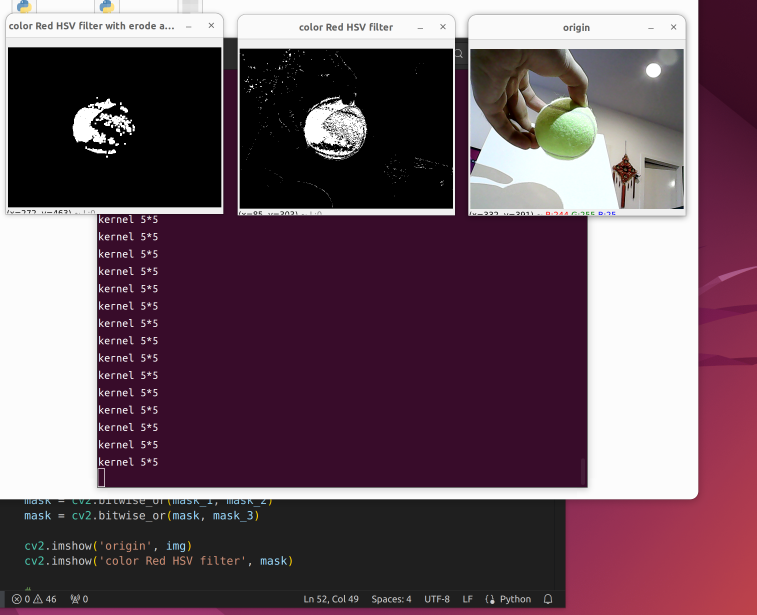
#> input picture 截图 2024-08-03 16-51-43.png, 2269 x 1844 px, given in place of the camera (shown at 1/3 size)
$ python tennis_.py
#> lines starting #> are read from the running program, lines starting #| are printed output that depends on the picture; after the words box and inside, x2 and y2 are one past the last pixel; in counts of white or black regions, pixels touching at a corner belong together
import cv2
import numpy as np
import random
import cv2
import math
import time
import numpy as np
import cv2, PIL
from cv2 import aruco
import matplotlib.pyplot as plt
import matplotlib as mpl
import pandas as pd
import random

#matplotlib nbagg


remove_div_points = 10
length_filter = 80
random_points = int(0.75 *  length_filter ) -1 # num + 0.25 Length < Length
a,b,c,d,e = 1,1,1,1,1


def get_circle_center(p1, p2, p3):
    """
    计算三个点的外接圆圆心
    """
    temp = p2[0]**2 + p2[1]**2
    bc = (p1[0]**2 + p1[1]**2 - temp) / 2
    cd = (temp - p3[0]**2 - p3[1]**2) / 2
    det = (p1[0] - p2[0]) * (p2[1] - p3[1]) - (p2[0] - p3[0]) * (p1[1] - p2[1])

    if abs(det) < 1e-6:
      return None

    cx = (bc * (p2[1] - p3[1]) - cd * (p1[1] - p2[1])) / det
    cy = ((p1[0] - p2[0]) * cd - (p2[0] - p3[0]) * bc) / det
    return int(cx), int(cy)

def is_circle(contour,centers):
    """
    检查圆心分布是否接近，判断是否为圆形
    """
    n = remove_div_points

    # 将列表转换为 NumPy 数组
    centers = np.array(centers)
    # 计算均值中心
    mean_center = np.mean(centers, axis=0)
    # 计算每个点到均值中心的距离
    distances = np.linalg.norm(np.squeeze(centers - mean_center), axis=1)

    # 找到距离最大的 n 个点的索引
    indices_to_remove = np.argpartition(distances, -n)[-n:]
    # 创建一个布尔掩码，标记出需要保留的点
    mask = np.ones(centers.shape[0], dtype=bool)
    mask[indices_to_remove] = False
    # 使用掩码创建一个新的数组，不包含最大的 n 个值
    filtered_centers = centers[mask]

    #print('number of centers', len(filtered_centers))
    # 计算 去除散点的中心
    centers = np.array(filtered_centers)
    mean_center = np.mean(centers, axis=0)
    distances = (np.linalg.norm(np.squeeze(centers - mean_center), axis=1))

    # 计算半径
    Rs = (np.linalg.norm(np.squeeze(contour - mean_center), axis=1))
    R = np.mean(Rs)
    threshold = 7
    # [4 lines of commented-out code are left out]
    return (np.mean(distances) < threshold ) , mean_center ,R

def is_circle_2(contour,centers):
    """
    检查圆心分布是否接近，判断是否为圆形
    """
    mean_center = np.mean(centers, axis=0)
    diff = np.squeeze(contour - mean_center)
    Rs = ((np.linalg.norm(diff, axis=1)))
    print('diff',diff[0:5],'contour',contour[0:5],'mean_center',mean_center)
    div = np.var(np.sort(Rs)[0:-10])
    R = np.mean(Rs)
    threshold = 5
    print('div',div,'R',R,'mean center',mean_center)
    return (div < threshold ) , mean_center ,R


if __name__ == '__main__':

    vid = cv2.VideoCapture(2)
    vid.set(cv2.CAP_PROP_FRAME_WIDTH, 640) # 1280
    vid.set(cv2.CAP_PROP_FRAME_HEIGHT, 480) # 720


    while True:


        ret, frame = vid.read()
#> frame is the input picture: shape (1844, 2269, 3); mean B, G, R 95.5, 83.9, 107.4
        # 读取示例图像
        #frame = cv2.imread('ball.png')  # 替换为你自己的图片路径

        ts = time.time()

        if a == 1:

            # 将图像从 BGR 转换为 HSV
            hsv = cv2.cvtColor(frame, cv2.COLOR_BGR2HSV)
#> hsv: shape (1844, 2269, 3); mean H, S, V 71.7, 83.6, 108.3
            # 定义网球的颜色范围（根据网球的实际颜色调整）
            lower_range_1 = np.array([25, 70, 0])
            upper_range_1 = np.array([60, 120, 255])
            mask_1 = cv2.inRange(hsv, lower_range_1, upper_range_1)
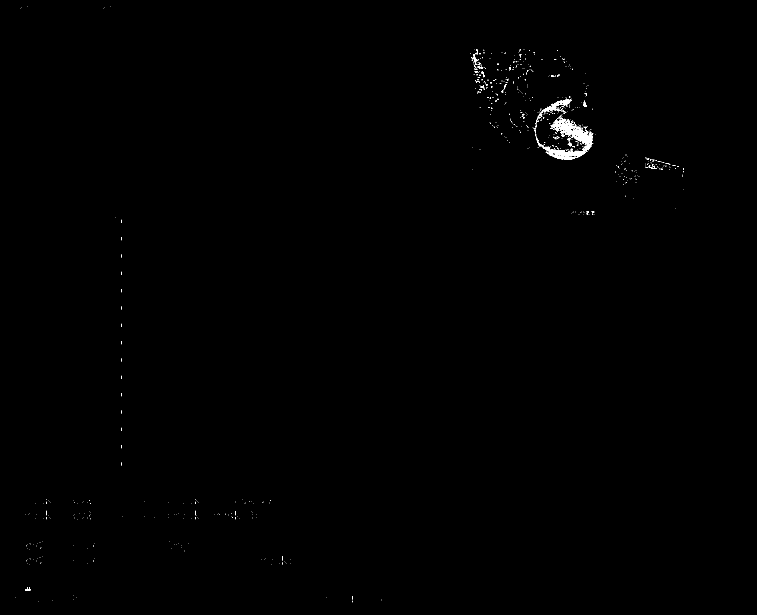
#> mask_1: shape (1844, 2269) (shown at 1/3 size); 0.23% white; 817 white regions (790 under 20 px), largest, box (x1, y1, x2, y2) and area: (1613, 354, 1779, 479) 5220, (1627, 296, 1715, 334) 850, (1413, 169, 1435, 188) 128

            lower_range_2 = np.array([25, 20, 50])#backlighting(beiguang)
            upper_range_2 = np.array([60, 255, 160])
            mask_2 = cv2.inRange(hsv, lower_range_2, upper_range_2)
#> mask_2: shape (1844, 2269); 0.43% white; 1399 white regions (1303 under 20 px), largest, box (x1, y1, x2, y2) and area: (1597, 299, 1756, 446) 9660, (1633, 450, 1737, 474) 262, (1935, 495, 1975, 506) 157

            lower_range_3 = np.array([0, 0, 220])#frontlighting(fanguang)
            upper_range_3 = np.array([72, 100, 255])
            mask_3 = cv2.inRange(hsv, lower_range_3, upper_range_3)
#> mask_3: shape (1844, 2269); 23.5% white; 923 white regions (709 under 20 px), largest, box (x1, y1, x2, y2) and area: (0, 0, 2095, 1498) 675258, (1405, 45, 2057, 117) 45463, (713, 44, 1365, 116) 43273


            # 创建遮罩，只保留在颜色范围内的部分
            mask = cv2.bitwise_or(mask_1, mask_2)
#> mask: shape (1844, 2269); 0.59% white; 1458 white regions (1359 under 20 px), largest, box (x1, y1, x2, y2) and area: (1597, 296, 1781, 479) 15887, (1935, 494, 1975, 506) 160, (1411, 169, 1435, 188) 133
            mask = cv2.bitwise_or(mask, mask_3)
#> mask: shape (1844, 2269); 24% white; 2227 white regions (1929 under 20 px), largest, box (x1, y1, x2, y2) and area: (0, 0, 2095, 1509) 675300, (1405, 45, 2057, 117) 45463, (713, 44, 1365, 116) 43273

            # 使用形态学操作去除噪声
            mask = cv2.erode(mask, None, iterations=4)
#> mask: shape (1844, 2269); 19.4% white; 89 white regions (32 under 20 px), largest, box (x1, y1, x2, y2) and area: (0, 0, 2091, 1494) 633918, (1409, 49, 2053, 113) 37771, (717, 48, 1361, 112) 32622
            mask = cv2.dilate(mask, None, iterations=4)
#> mask: shape (1844, 2269); 22.3% white; 78 white regions, largest, box (x1, y1, x2, y2) and area: (0, 0, 2095, 1498) 675258, (1405, 45, 2057, 117) 45043, (713, 44, 1365, 116) 41990
            dilated_mask = cv2.dilate(mask, np.ones((15, 15), np.uint8), iterations=4)
#> dilated_mask: shape (1844, 2269); 34.5% white; 4 white regions, box (x1, y1, x2, y2) and area: (0, 0, 2123, 1526) 1320817, (1575, 272, 1809, 504) 42698, (190, 277, 422, 488) 39768, (885, 281, 1117, 492) 39768


        if b ==1:

            # 使用Canny边缘检测
            gray = cv2.cvtColor(frame, cv2.COLOR_BGR2GRAY)
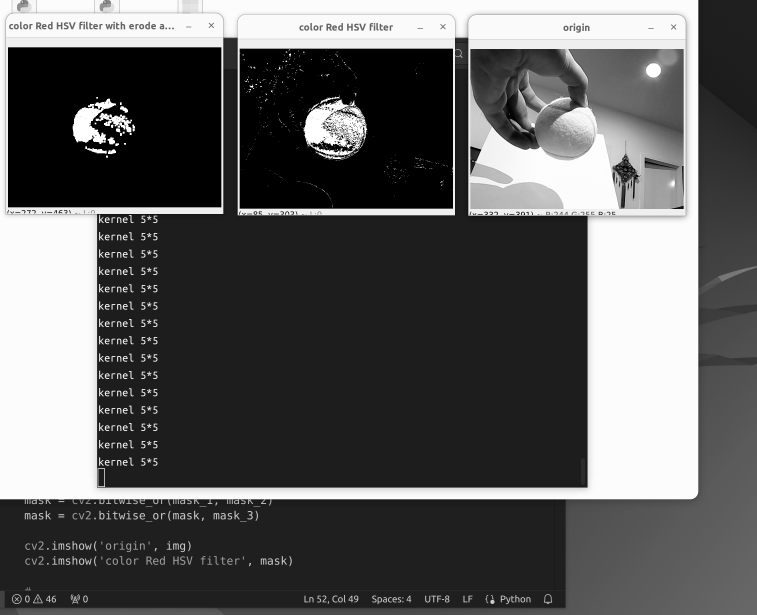
#> gray: shape (1844, 2269) (shown at 1/3 size); min 0, max 255, mean 92.4
            blurred = cv2.GaussianBlur(gray, (3, 3), 2)
            edges = cv2.Canny(blurred, 50, 150)
#> edges: shape (1844, 2269); 1.9% white in thin lines or dots


            # 对 edges 进行膨胀操作
            edges_dilated = cv2.dilate(edges, None, iterations=1)
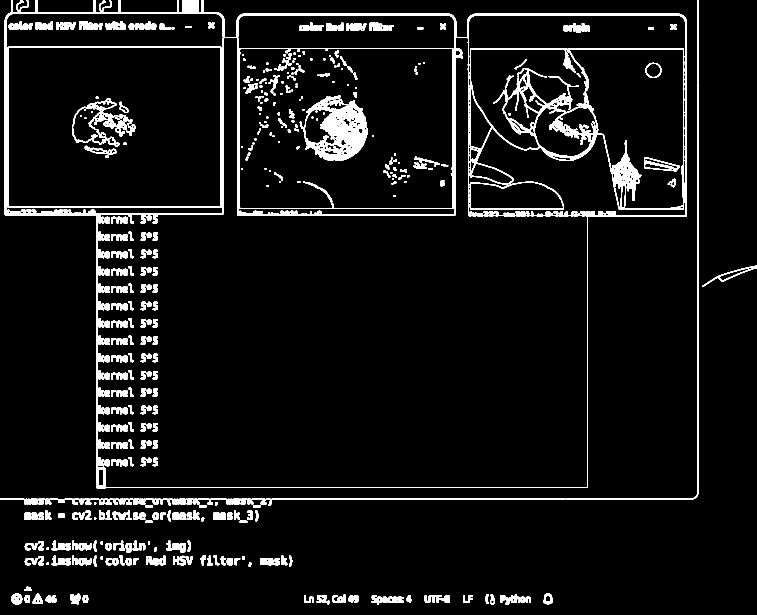
#> edges_dilated: shape (1844, 2269) (shown at 1/3 size); 5.8% white; 509 white regions

            # 寻找轮廓
            contours, _ = cv2.findContours(edges_dilated, cv2.RETR_EXTERNAL, cv2.CHAIN_APPROX_SIMPLE)
#> contours = 127 contours; largest, box (x1, y1, x2, y2) and area: (14, 0, 2061, 1465) 2443346, (0, 0, 2097, 1518) 12133, (1115, 1785, 1212, 1814) 1432, (1501, 1783, 1577, 1814) 1186, (1274, 1785, 1350, 1809) 989
            # 为每个轮廓生成一个随机颜色
            colors = [tuple(random.choices(range(256), k=3)) for _ in range(len(contours))]
#> colors = 127 items, first 6: (216, 194, 107), (66, 130, 103), (200, 77, 122), (149, 232, 129), (72, 193, 158), (64, 232, 251)
            # 创建一个黑底图像
            black_image = np.zeros_like(frame)
            # 绘制每个过滤后的轮廓在黑底图上
            for contour, color in zip(contours, colors):
                cv2.drawContours(black_image, [contour], -1, color, 2)
#> this loop made 127 passes
#> color on passes 1, 3, 4, 5, 6, 7, 8, 9, 10, 11, 12, 13: (216, 194, 107), (200, 77, 122), (149, 232, 129), (72, 193, 158), (64, 232, 251), (207, 230, 79), (186, 230, 175), (120, 25, 111), (156, 233, 247), (122, 221, 66), (206, 140, 3), (184, 102, 211)
#> (contour, color) on passes 2, 27: ([[1206, 1791], [1206, 1796], [1211, 1796], [1211, 1791]], (66, 130, 103)), ([[140, 1688], [140, 1694], [146, 1694], [146, 1688]], (236, 215, 229))
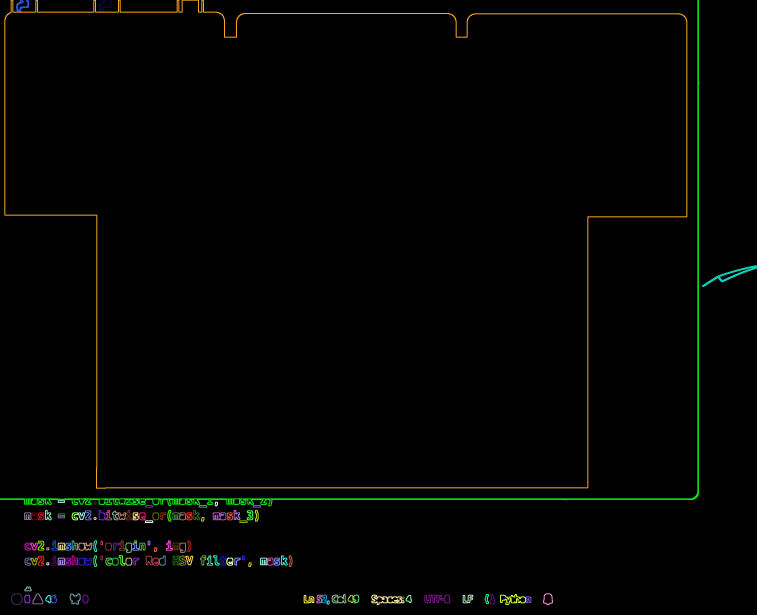
#> black_image: shape (1844, 2269, 3) (shown at 1/3 size); mean of channels 0, 1, 2 1.5, 3.3, 2.5; drawn as B, G, R


        if c == 1:

            # 找颜色和轮廓重合部分
            # 创建一个空白掩码图像
            contour_mask = np.zeros_like(dilated_mask)
            # 在掩码图像上绘制 contours
            for contour in contours:
                cv2.drawContours(contour_mask, [contour], -1, 255, thickness=cv2.FILLED)
#> this loop made 127 passes
#> contour on passes 2, 27: [[1206, 1791], [1206, 1796], [1211, 1796], [1211, 1791]], [[140, 1688], [140, 1694], [146, 1694], [146, 1688]]
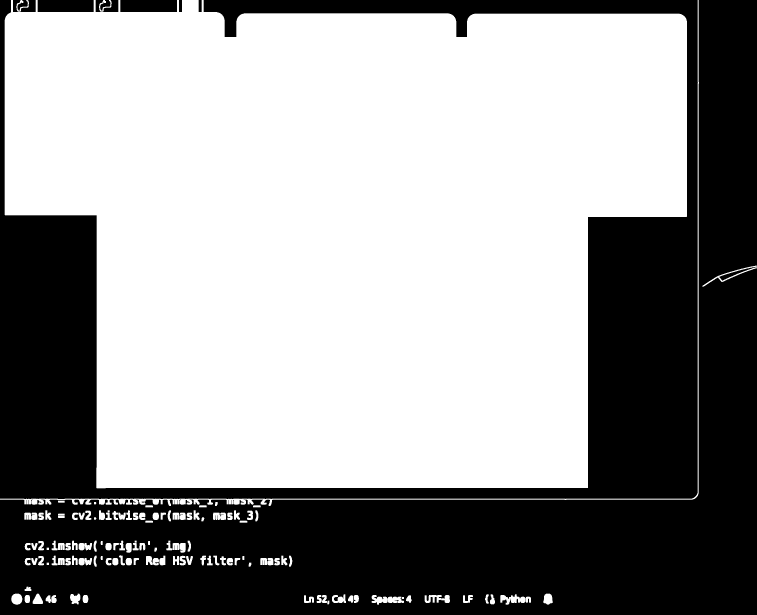
#> contour_mask: shape (1844, 2269) (shown at 1/3 size); 59.8% white; 11 black regions, largest, box (x1, y1, x2, y2) and area: (0, 0, 2269, 1844) 995951, (0, 0, 2094, 1497) 666310, (361, 0, 531, 36) 6120
            # 计算重叠部分
            intersection = cv2.bitwise_and(dilated_mask, contour_mask)
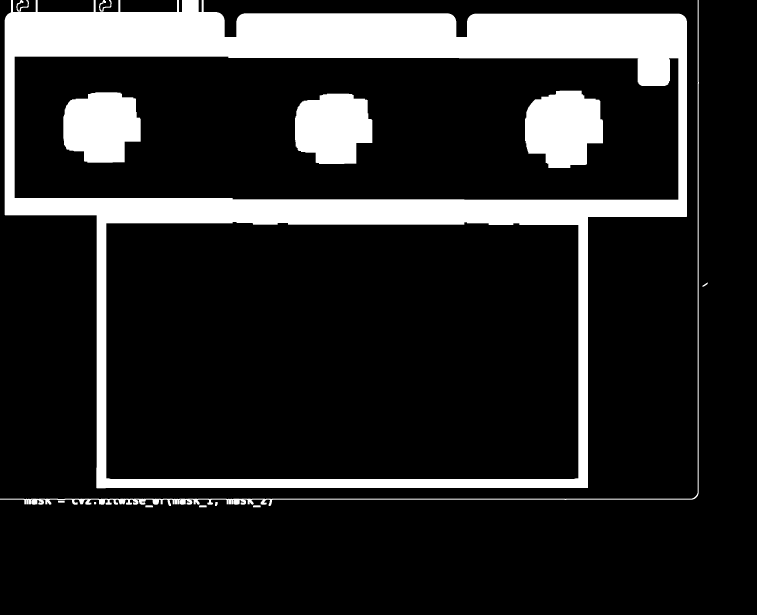
#> intersection: shape (1844, 2269) (shown at 1/3 size); 16% white; 14 white regions
            # 找到重叠部分的轮廓
            intersection_contours, _ = cv2.findContours(intersection, cv2.RETR_EXTERNAL, cv2.CHAIN_APPROX_NONE)
#> intersection_contours = 11 contours; largest, box (x1, y1, x2, y2) and area: (14, 0, 2061, 1465) 2443346, (0, 0, 2097, 1518) 12133, (297, 0, 335, 35) 291, (49, 0, 87, 35) 291, (759, 1516, 782, 1522) 108
            # 保留重叠的轮廓黑底图上
            result_image = np.zeros_like(frame)
            filtered_contours = [contour for contour in intersection_contours if len(contour) > length_filter]
#> filtered_contours = 4 contours; box (x1, y1, x2, y2) and area: (14, 0, 2061, 1465) 2443346, (0, 0, 2097, 1518) 12133, (297, 0, 335, 35) 291, (49, 0, 87, 35) 291
            #for k in intersection_contours:
                #print('len_ intersection_contours',len(k))
            cv2.drawContours(result_image, filtered_contours, -1, (0, 255, 0), 2)
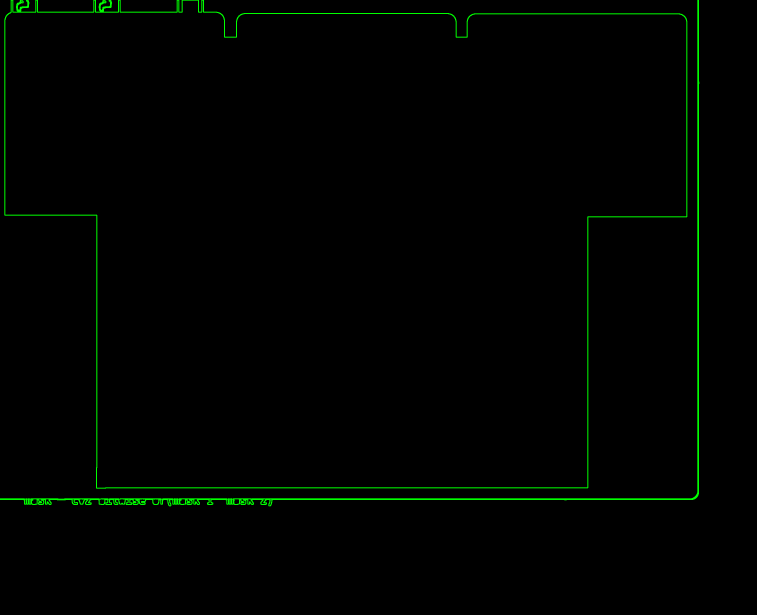
#> result_image: shape (1844, 2269, 3) (shown at 1/3 size); mean of channels 0, 1, 2 0, 2.8, 0; drawn as B, G, R


            valid_circles = []
            mean_centers = []
            Radius = []
            #print('len filtered_contours', len(filtered_contours))

        if d == 1:

            # 验证每个轮廓是否为圆形
            for contour in filtered_contours:
                centers = []
                for k in range(random_points):
                    # 随机采样法
                    #idx1, idx2, idx3 = np.random.choice(len(contour), 3, replace=True)
                    #p1, p2, p3 = contour[idx1][0], contour[idx2][0], contour[idx3][0]
                    # 已知端点
                    length = len(contour)
                    point_1_idx = (k)
                    point_2_idx = (int(length/4 + k))
                    point_3_idx = (int(length/8 + k/2))
                    p1, p2, p3 = contour[point_1_idx][0], contour[point_2_idx][0], contour[point_3_idx][0]

                    center = get_circle_center(p1, p2, p3)

                    if center:
                        centers.append(center)
                        cv2.circle(result_image, center, 1, (len(contour), len(contour), len(contour)), 2)
                if len(centers) > remove_div_points :
                    check,m_center,R = is_circle(contour,centers)
                if check:
                    mean_centers.append(m_center)
                    valid_circles.append(contour)
                    Radius.append(R)
#> this loop made 4 passes
#> (n in is_circle, indices_to_remove in is_circle) on pass 1: (10, [5, 55, 57, 4, 3, 2, 56, 58, 1, 0])


        if e == 1:

            #print('m_center', m_center)
            circle_img = np.zeros_like(frame)
            for i in range(len(valid_circles)):
                # 将识别出的圆形轮廓标记在原图上
                contour = valid_circles[i]
                cv2.drawContours(circle_img, [contour], -1, (0, 255, 0), 4)
#> this loop made 0 passes
#> circle_img: shape (1844, 2269, 3); every value is 0


            #print('Radius',Radius)
            # 以圆心，半径，画出框
            for i in range(len(Radius)):
                Radius = np.array(Radius)
                max_R = np.max(Radius)

                if Radius[i] > 0.5 * max_R and max_R > 10:
                    R_int = int(Radius[i])
                    center = mean_centers[i]
                    x, y = map(int, map(round, center))
                    cv2.circle(frame, (x,y), 1, (len(contour), len(contour), len(contour)), 8)
                    cv2.rectangle(frame, (x-R_int, y-R_int), (x + R_int, y + R_int), (255, 0, 0), 5)

        print('time used all', time.time() - ts)
        # 显示结果图像
        cv2.imshow('erode' ,mask)
        cv2.imshow('color mask' ,dilated_mask)
        cv2.imshow('edge capture',edges)
        # [4 lines of commented-out code are left out]

        if cv2.waitKey(1) & 0xFF == ord('q'):
#> (key q is pressed here)
            break
